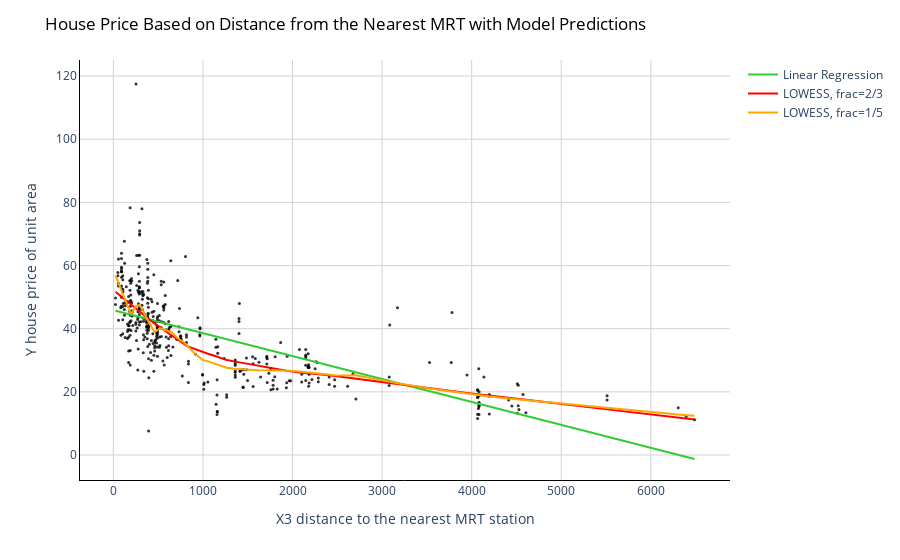

The code cell stored with this chart in its notebook:
### Code cell
# Create a scatter plot
fig = px.scatter(df, x=df['X3 distance to the nearest MRT station'], y=df['Y house price of unit area'], 
                 opacity=0.8, color_discrete_sequence=['black'])

# Add the prediction line
fig.add_traces(go.Scatter(x=x_range, y=y_range, name='Linear Regression', line=dict(color='limegreen')))
fig.add_traces(go.Scatter(x=y_hat1[:,0], y=y_hat1[:,1], name='LOWESS, frac=2/3', line=dict(color='red')))
fig.add_traces(go.Scatter(x=y_hat2[:,0], y=y_hat2[:,1], name='LOWESS, frac=1/5', line=dict(color='orange')))

# Change chart background color
fig.update_layout(dict(plot_bgcolor = 'white'))

# Update axes lines
fig.update_xaxes(showgrid=True, gridwidth=1, gridcolor='lightgrey', 
                 zeroline=True, zerolinewidth=1, zerolinecolor='lightgrey', 
                 showline=True, linewidth=1, linecolor='black')

fig.update_yaxes(showgrid=True, gridwidth=1, gridcolor='lightgrey', 
                 zeroline=True, zerolinewidth=1, zerolinecolor='lightgrey', 
                 showline=True, linewidth=1, linecolor='black')

# Set figure title
fig.update_layout(title=dict(text="House Price Based on Distance from the Nearest MRT with Model Predictions", 
                             font=dict(color='black')))

# Update marker size
fig.update_traces(marker=dict(size=3))

fig.show()

### Figure 1 — Plotly figure (JSON) as saved in the notebook; plotly's stock layout.template omitted (floating-point values rounded to 4 significant figures; data arrays with more than 128 entries replaced by an {"elided": "..."} marker saying what was removed)
{"data": [{"hovertemplate": "X3 distance to the nearest MRT station=%{x}<br>Y house price of unit area=%{y}<extra></extra>", "legendgroup": "", "marker": {"color": "black", "opacity": 0.8, "size": 3, "symbol": "circle"}, "mode": "markers", "name": "", "orientation": "v", "showlegend": false, "type": "scatter", "x": {"elided": "414 float values"}, "xaxis": "x", "y": {"elided": "414 float values"}, "yaxis": "y"}, {"line": {"color": "limegreen"}, "marker": {"size": 3}, "name": "Linear Regression", "type": "scatter", "x": [23.38, 363.6, 703.9, 1044.0, 1384.0, 1725.0, 2065.0, 2405.0, 2745.0, 3086.0, 3426.0, 3766.0, 4106.0, 4447.0, 4787.0, 5127.0, 5467.0, 5808.0, 6148.0, 6488.0], "y": [45.68, 43.21, 40.74, 38.27, 35.8, 33.33, 30.86, 28.39, 25.91, 23.44, 20.97, 18.5, 16.03, 13.56, 11.09, 8.619, 6.148, 3.677, 1.206, -1.265]}, {"line": {"color": "red"}, "marker": {"size": 3}, "name": "LOWESS, frac=2/3", "type": "scatter", "x": {"elided": "414 float values"}, "y": {"elided": "414 float values"}}, {"line": {"color": "orange"}, "marker": {"size": 3}, "name": "LOWESS, frac=1/5", "type": "scatter", "x": {"elided": "414 float values"}, "y": {"elided": "414 float values"}}], "layout": {"legend": {"tracegroupgap": 0}, "margin": {"t": 60}, "plot_bgcolor": "white", "title": {"font": {"color": "black"}, "text": "House Price Based on Distance from the Nearest MRT with Model Predictions"}, "xaxis": {"anchor": "y", "domain": [0, 1], "gridcolor": "lightgrey", "gridwidth": 1, "linecolor": "black", "linewidth": 1, "showgrid": true, "showline": true, "title": {"text": "X3 distance to the nearest MRT station"}, "zeroline": true, "zerolinecolor": "lightgrey", "zerolinewidth": 1}, "yaxis": {"anchor": "x", "domain": [0, 1], "gridcolor": "lightgrey", "gridwidth": 1, "linecolor": "black", "linewidth": 1, "showgrid": true, "showline": true, "title": {"text": "Y house price of unit area"}, "zeroline": true, "zerolinecolor": "lightgrey", "zerolinewidth": 1}}}
